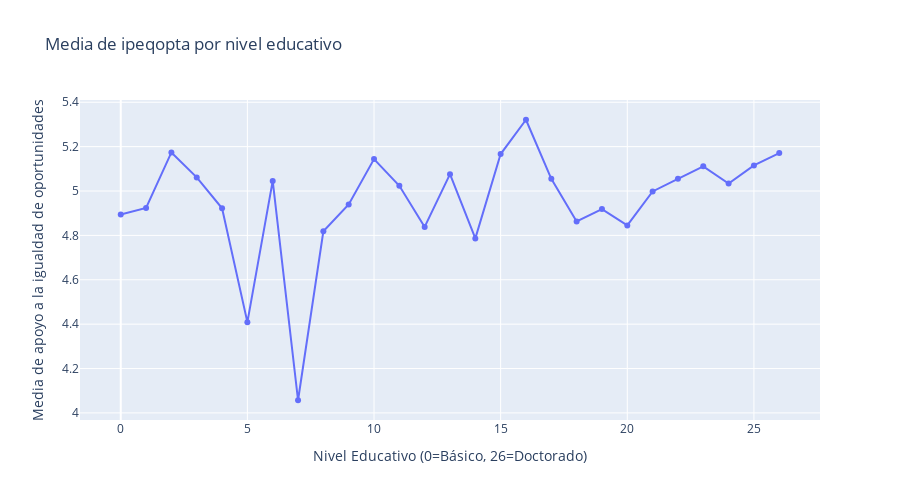

Notebook source saved alongside this figure:
### Code cell
# Gráfico de la media de ipeqopta por nivel educativo
education_means = df_clean.groupby('education_level')['ipeqopta'].mean().reset_index()
education_means.columns = ['education_level', 'ipeqopta_mean']

fig = px.line(education_means, 
              x='education_level', 
              y='ipeqopta_mean',
              markers=True,
              labels={'education_level': 'Nivel Educativo (0=Básico, 26=Doctorado)', 
                      'ipeqopta_mean': 'Media de apoyo a la igualdad de oportunidades'},
              title='Media de ipeqopta por nivel educativo')

fig.update_layout(height=500)
fig.show()

### Figure 1 — Plotly figure (JSON) as saved in the notebook; plotly's stock layout.template omitted (floating-point values rounded to 4 significant figures)
{"data": [{"hovertemplate": "Nivel Educativo (0=Básico, 26=Doctorado)=%{x}<br>Media de apoyo a la igualdad de oportunidades=%{y}<extra></extra>", "legendgroup": "", "line": {"color": "#636efa", "dash": "solid"}, "marker": {"symbol": "circle"}, "mode": "lines+markers", "name": "", "orientation": "v", "showlegend": false, "type": "scatter", "x": [0, 1, 2, 3, 4, 5, 6, 7, 8, 9, 10, 11, 12, 13, 14, 15, 16, 17, 18, 19, 20, 21, 22, 23, 24, 25, 26], "xaxis": "x", "y": [4.894, 4.924, 5.174, 5.061, 4.922, 4.409, 5.045, 4.057, 4.819, 4.94, 5.144, 5.023, 4.838, 5.076, 4.786, 5.167, 5.321, 5.055, 4.863, 4.918, 4.845, 4.998, 5.055, 5.111, 5.034, 5.115, 5.171], "yaxis": "y"}], "layout": {"height": 500, "legend": {"tracegroupgap": 0}, "title": {"text": "Media de ipeqopta por nivel educativo"}, "xaxis": {"anchor": "y", "domain": [0, 1], "title": {"text": "Nivel Educativo (0=Básico, 26=Doctorado)"}}, "yaxis": {"anchor": "x", "domain": [0, 1], "title": {"text": "Media de apoyo a la igualdad de oportunidades"}}}}
